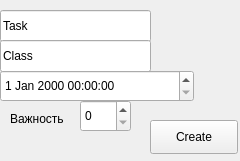
<?xml version="1.0" encoding="UTF-8"?>
<ui version="4.0">
 <class>Big_task</class>
 <widget class="QFrame" name="Big_task">
  <property name="geometry">
   <rect>
    <x>0</x>
    <y>0</y>
    <width>240</width>
    <height>161</height>
   </rect>
  </property>
  <property name="windowTitle">
   <string>Frame</string>
  </property>
  <widget class="QPushButton" name="create">
   <property name="geometry">
    <rect>
     <x>150</x>
     <y>120</y>
     <width>88</width>
     <height>34</height>
    </rect>
   </property>
   <property name="text">
    <string>Create</string>
   </property>
  </widget>
  <widget class="QLineEdit" name="task">
   <property name="geometry">
    <rect>
     <x>0</x>
     <y>10</y>
     <width>151</width>
     <height>32</height>
    </rect>
   </property>
   <property name="text">
    <string>Task</string>
   </property>
  </widget>
  <widget class="QLabel" name="label_important">
   <property name="geometry">
    <rect>
     <x>10</x>
     <y>110</y>
     <width>81</width>
     <height>18</height>
    </rect>
   </property>
   <property name="text">
    <string>Важность</string>
   </property>
  </widget>
  <widget class="QSpinBox" name="important">
   <property name="geometry">
    <rect>
     <x>80</x>
     <y>100</y>
     <width>51</width>
     <height>32</height>
    </rect>
   </property>
  </widget>
  <widget class="QLineEdit" name="clas">
   <property name="geometry">
    <rect>
     <x>0</x>
     <y>40</y>
     <width>151</width>
     <height>32</height>
    </rect>
   </property>
   <property name="text">
    <string>Class</string>
   </property>
  </widget>
  <widget class="QDateTimeEdit" name="deadline">
   <property name="geometry">
    <rect>
     <x>0</x>
     <y>70</y>
     <width>194</width>
     <height>32</height>
    </rect>
   </property>
  </widget>
 </widget>
 <resources/>
 <connections/>
</ui>
